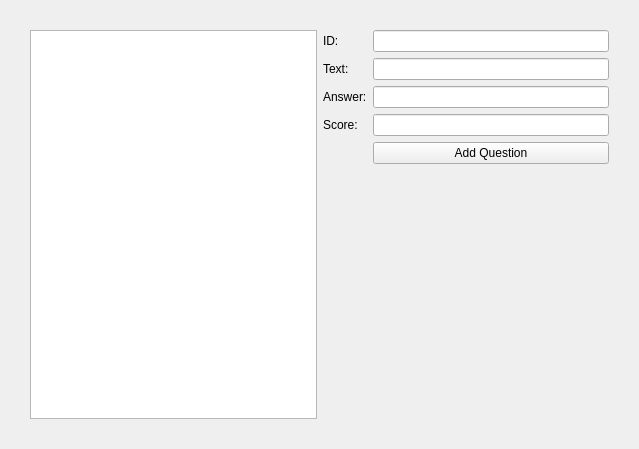
<?xml version="1.0" encoding="UTF-8"?>
<ui version="4.0">
 <class>presenter</class>
 <widget class="QWidget" name="presenter">
  <property name="geometry">
   <rect>
    <x>0</x>
    <y>0</y>
    <width>639</width>
    <height>449</height>
   </rect>
  </property>
  <property name="windowTitle">
   <string>presenter</string>
  </property>
  <widget class="QWidget" name="horizontalLayoutWidget">
   <property name="geometry">
    <rect>
     <x>19</x>
     <y>19</y>
     <width>601</width>
     <height>411</height>
    </rect>
   </property>
   <layout class="QHBoxLayout" name="horizontalLayout">
    <item>
     <layout class="QVBoxLayout" name="verticalLayout_2">
      <item>
       <widget class="QListWidget" name="questionListWidget"/>
      </item>
     </layout>
    </item>
    <item>
     <layout class="QVBoxLayout" name="verticalLayout">
      <item>
       <layout class="QFormLayout" name="formLayout">
        <item row="0" column="0">
         <widget class="QLabel" name="label">
          <property name="text">
           <string>ID:</string>
          </property>
         </widget>
        </item>
        <item row="0" column="1">
         <widget class="QLineEdit" name="idLineEdit"/>
        </item>
        <item row="1" column="0">
         <widget class="QLabel" name="label_2">
          <property name="text">
           <string>Text:</string>
          </property>
         </widget>
        </item>
        <item row="1" column="1">
         <widget class="QLineEdit" name="textLineEdit"/>
        </item>
        <item row="2" column="0">
         <widget class="QLabel" name="label_3">
          <property name="text">
           <string>Answer:</string>
          </property>
         </widget>
        </item>
        <item row="2" column="1">
         <widget class="QLineEdit" name="answerLineEdit"/>
        </item>
        <item row="3" column="0">
         <widget class="QLabel" name="label_4">
          <property name="text">
           <string>Score:</string>
          </property>
         </widget>
        </item>
        <item row="3" column="1">
         <widget class="QLineEdit" name="scoreLineEdit"/>
        </item>
        <item row="4" column="0">
         <spacer name="horizontalSpacer">
          <property name="orientation">
           <enum>Qt::Horizontal</enum>
          </property>
          <property name="sizeHint" stdset="0">
           <size>
            <width>40</width>
            <height>20</height>
           </size>
          </property>
         </spacer>
        </item>
        <item row="4" column="1">
         <widget class="QPushButton" name="pushButton">
          <property name="text">
           <string>Add Question</string>
          </property>
         </widget>
        </item>
       </layout>
      </item>
     </layout>
    </item>
   </layout>
  </widget>
 </widget>
 <layoutdefault spacing="6" margin="11"/>
 <resources/>
 <connections/>
</ui>
